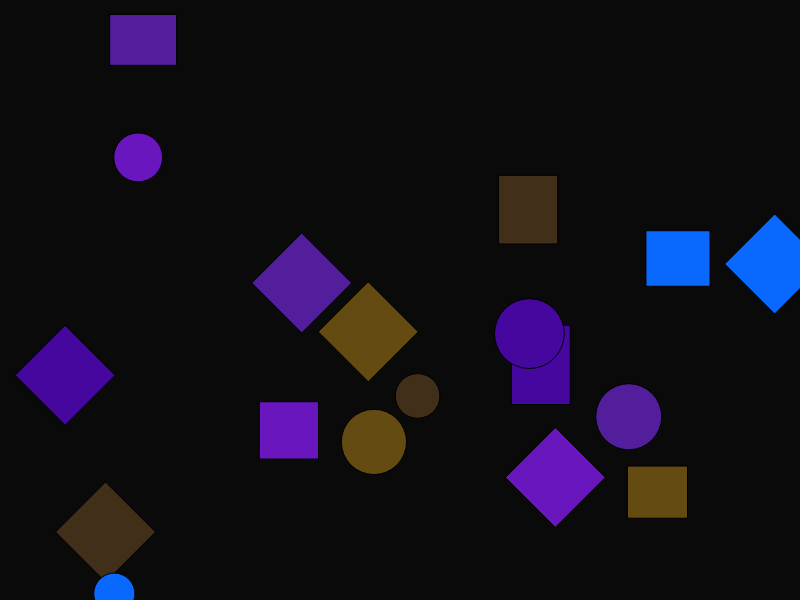
Frame 1 (no input)
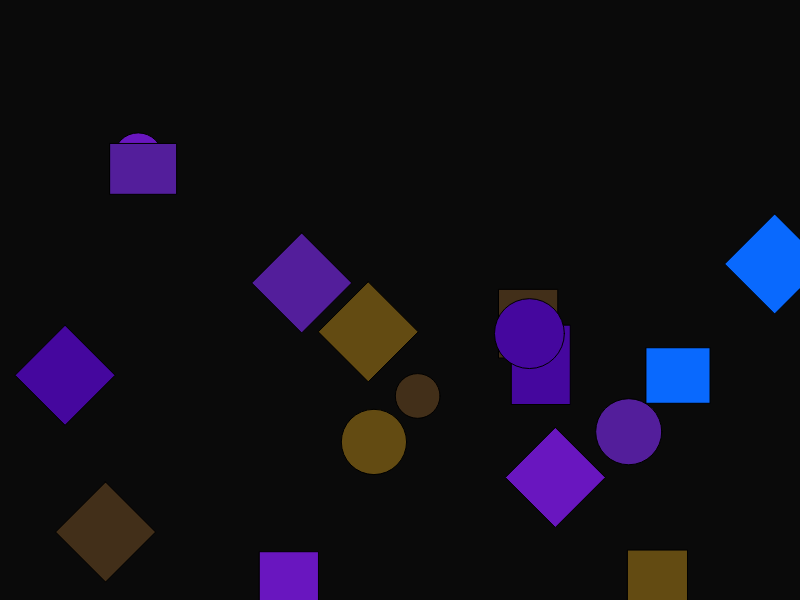
Frame 60 (no input)
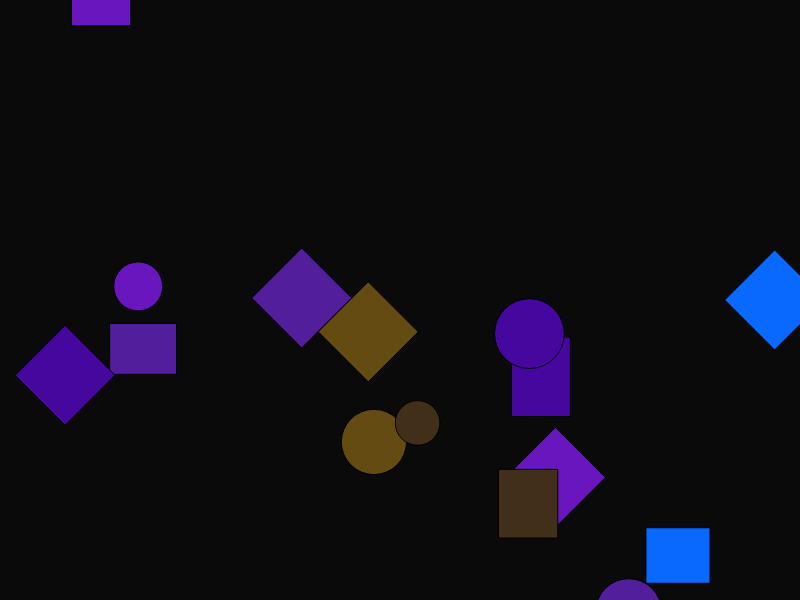
Frame 120 (the mouse pressed at the canvas centre since frame 60)

The p5.js sketch that drew these frames (run headless with seeded random() and noise() and a simulated clock; from frame 60 on, the mouse is pressed at the canvas centre):

// p5.js sketch
// ── sketch.js
// lege lijsten
let colors = [];

let rectTimers = [];
let circleTimers = [];
let diamondTimers = [];

let rectPositions = [];
let circlePositions = [];
let diamondPositions = [];

function setup() {
  createCanvas(800, 600);

  for (let i = 0; i < 100; i++) {

    // kleuren voor de vormen
    colors.push([random(147), random(107), random(255)]);

    // beginposities van de vormen
    rectPositions.push([
      random(0, 750),
      random(0, 500),
      random(50, 80),
      random(50, 80)
    ]);

    circlePositions.push([
      random(0, 800),
      random(0, 600),
      random(30, 70)
    ]);

    diamondPositions.push([
      random(0, 800),
      random(0, 600),
      50
    ]);

    // startwaarden van de timers
    rectTimers.push(random(0, 180));
    circleTimers.push(random(0, 180));
    diamondTimers.push(random(0, 180));
  }
}

function draw() {
  background("#0a0a0a");

  for (let i = 0; i < 6; i++) {
    fill(colors[i]);

    // timer van de rechthoek
    rectTimers[i]--;

    if (rectTimers[i] <= 0) {
      rectPositions[i][1] += 3;
    }

    // timer van de cirkel
    circleTimers[i]--;

    if (circleTimers[i] <= 0) {
      circlePositions[i][1] += 3;
    }

    // timer van de ruit
    diamondTimers[i]--;

    if (diamondTimers[i] <= 0) {
      diamondPositions[i][1] += 3;
    }

    // teken de rechthoek
    rect(...rectPositions[i]);

    // teken de cirkel
    circle(...circlePositions[i]);

    // punten van de ruit
    let x = diamondPositions[i][0];
    let y = diamondPositions[i][1];
    let size = diamondPositions[i][2];

    beginShape();
    vertex(x, y - size);
    vertex(x + size, y);
    vertex(x, y + size);
    vertex(x - size, y);
    endShape(CLOSE);

    // reset de rechthoek zodra deze uit beeld is
    if (rectPositions[i][1] > height) {
      rectPositions[i][0] = random(0, 750);
      rectPositions[i][1] = random(-100, 0);
      rectTimers[i] = random(60, 180);
    }

    // reset de cirkel als deze onderaan verdwijnt
    if (circlePositions[i][1] > 850) {
      circlePositions[i][0] = random(0, 750);
      circlePositions[i][1] = random(-100, 0);
      circleTimers[i] = random(60, 180);
    }

    // reset de ruit wanneer hij uit beeld gaat
    if (diamondPositions[i][1] > 850) {
      diamondPositions[i][0] = random(0, 750);
      diamondPositions[i][1] = random(-100, 0);
      diamondTimers[i] = random(60, 120);
    }
  }
}
